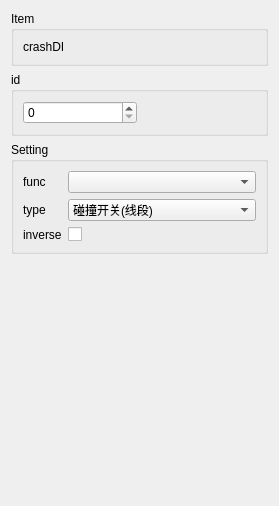
<?xml version="1.0" encoding="UTF-8"?>
<ui version="4.0">
 <class>WidgetCrashDISetting</class>
 <widget class="QWidget" name="WidgetCrashDISetting">
  <property name="geometry">
   <rect>
    <x>0</x>
    <y>0</y>
    <width>279</width>
    <height>506</height>
   </rect>
  </property>
  <property name="windowTitle">
   <string>Form</string>
  </property>
  <layout class="QVBoxLayout" name="verticalLayout">
   <item>
    <widget class="QGroupBox" name="groupBox">
     <property name="title">
      <string>Item</string>
     </property>
     <layout class="QVBoxLayout" name="verticalLayout_3">
      <item>
       <widget class="QLabel" name="label_Type">
        <property name="text">
         <string>crashDI</string>
        </property>
       </widget>
      </item>
     </layout>
    </widget>
   </item>
   <item>
    <widget class="QGroupBox" name="groupBox_2">
     <property name="title">
      <string>id</string>
     </property>
     <layout class="QHBoxLayout" name="horizontalLayout">
      <item>
       <widget class="customSpinBox" name="spinBox_Id"/>
      </item>
      <item>
       <widget class="QLabel" name="label_Prompt">
        <property name="text">
         <string/>
        </property>
       </widget>
      </item>
     </layout>
    </widget>
   </item>
   <item>
    <widget class="QGroupBox" name="groupBox_3">
     <property name="title">
      <string>Setting</string>
     </property>
     <layout class="QHBoxLayout" name="horizontalLayout_2">
      <item>
       <layout class="QFormLayout" name="formLayout">
        <item row="0" column="0">
         <widget class="QLabel" name="label">
          <property name="text">
           <string>func</string>
          </property>
         </widget>
        </item>
        <item row="0" column="1">
         <widget class="customComboBox" name="comboBox_func"/>
        </item>
        <item row="1" column="0">
         <widget class="QLabel" name="label_2">
          <property name="text">
           <string>type</string>
          </property>
         </widget>
        </item>
        <item row="1" column="1">
         <widget class="customComboBox" name="comboBox_type">
          <item>
           <property name="text">
            <string>碰撞开关(线段)</string>
           </property>
          </item>
         </widget>
        </item>
        <item row="2" column="0">
         <widget class="QLabel" name="label_3">
          <property name="text">
           <string>inverse</string>
          </property>
         </widget>
        </item>
        <item row="2" column="1">
         <widget class="customCheckBox" name="checkBox_inverse">
          <property name="text">
           <string/>
          </property>
         </widget>
        </item>
       </layout>
      </item>
     </layout>
    </widget>
   </item>
   <item>
    <spacer name="verticalSpacer">
     <property name="orientation">
      <enum>Qt::Vertical</enum>
     </property>
     <property name="sizeHint" stdset="0">
      <size>
       <width>20</width>
       <height>236</height>
      </size>
     </property>
    </spacer>
   </item>
  </layout>
 </widget>
 <customwidgets>
  <customwidget>
   <class>customComboBox</class>
   <extends>QComboBox</extends>
   <header>ModelCustomWidget.h</header>
  </customwidget>
  <customwidget>
   <class>customSpinBox</class>
   <extends>QSpinBox</extends>
   <header>ModelCustomWidget.h</header>
  </customwidget>
  <customwidget>
   <class>customCheckBox</class>
   <extends>QCheckBox</extends>
   <header>ModelCustomWidget.h</header>
  </customwidget>
 </customwidgets>
 <resources/>
 <connections/>
</ui>
